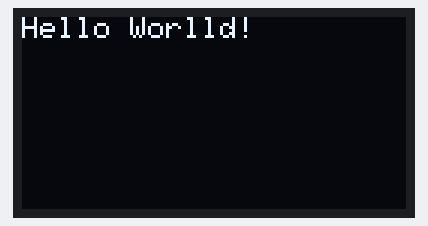
This sketch was run on a simulated ESP32. Parts: 128×64 one-colour display.

Above: at 2.1 s.
At 12.1 s:
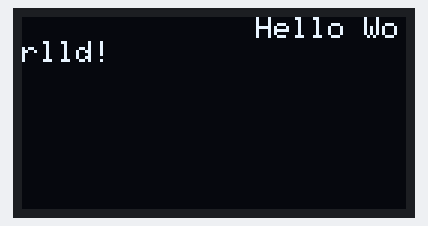
At 22.2 s:
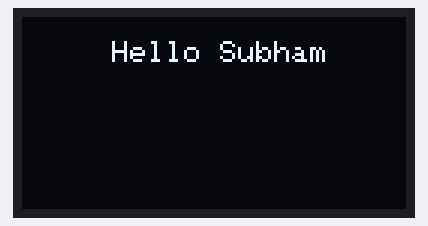
At 42.2 s:
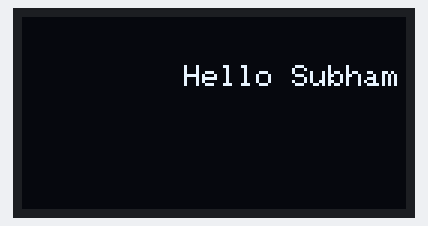
At 72.3 s:
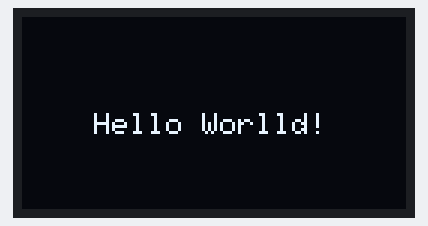
At 122.4 s:
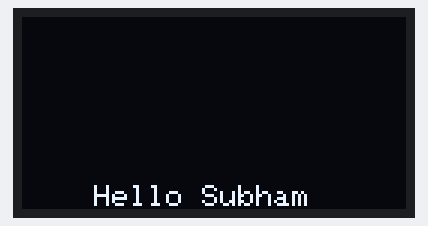

Measured:
- what the display in image 0 shows lasts 10.0 s, from 2.1 s to 12.1 s

The sketch:

OLED_Animations.ino
```cpp
#include <SPI.h>
#include <Wire.h>
#include <Adafruit_GFX.h>
#include <Adafruit_SSD1306.h>
#define SCREEN_WIDTH 128 // OLED display width, in pixels
#define SCREEN_HEIGHT 64 // OLED display height, in pixels
#define OLED_RESET     1
Adafruit_SSD1306 display(SCREEN_WIDTH, SCREEN_HEIGHT, &Wire, OLED_RESET);


void setup()
{
Wire.begin(2,0);
display.begin(SSD1306_SWITCHCAPVCC, 0x3C);
delay(2000); // Pause for 2 seconds
display.clearDisplay();


display.setTextSize(1);
display.setCursor(0, 0);
display.setTextColor(WHITE);

display.print("Hello Worlld!");

display.display();
delay(10000);
display.clearDisplay();


}
void loop()
{

  display.print("Hello Worlld!");
  display.display();
  delay(10000);
  display.clearDisplay();
  display.print("Hello Subham");
  display.display();
  delay(10000);
  display.clearDisplay();


  }
```
